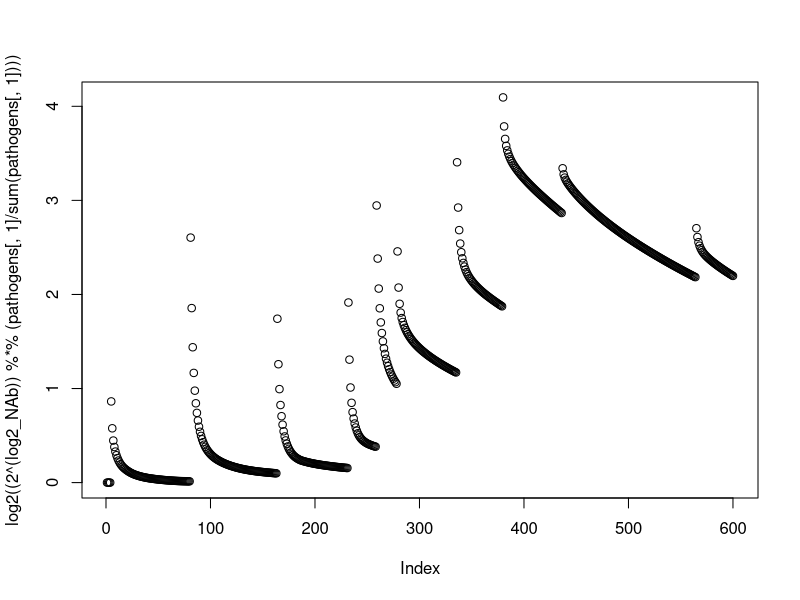
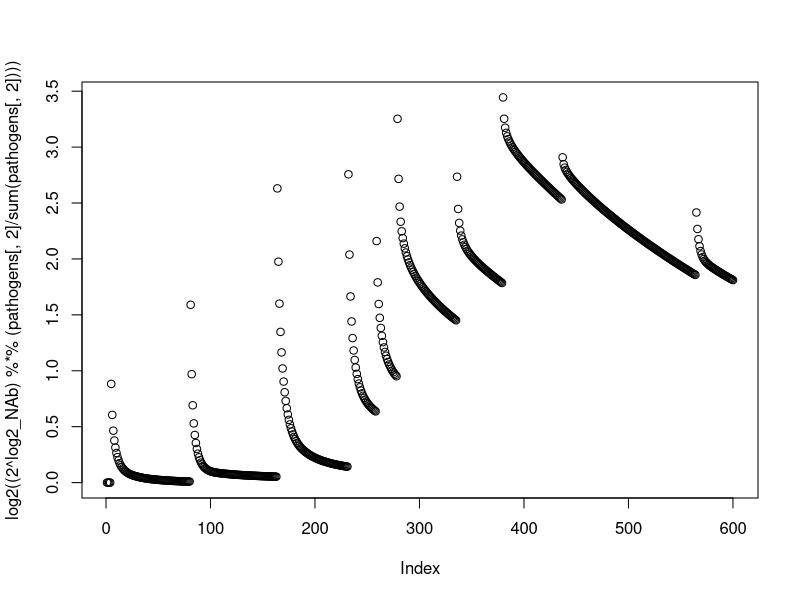
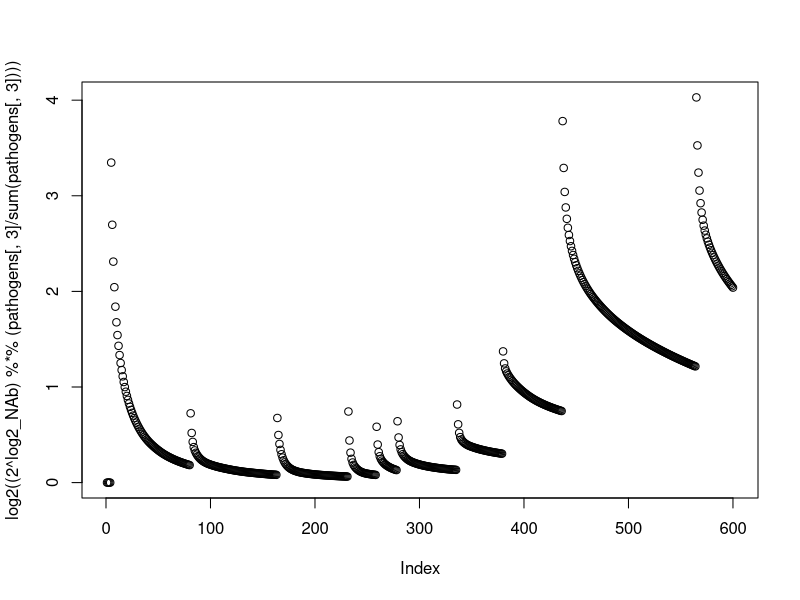
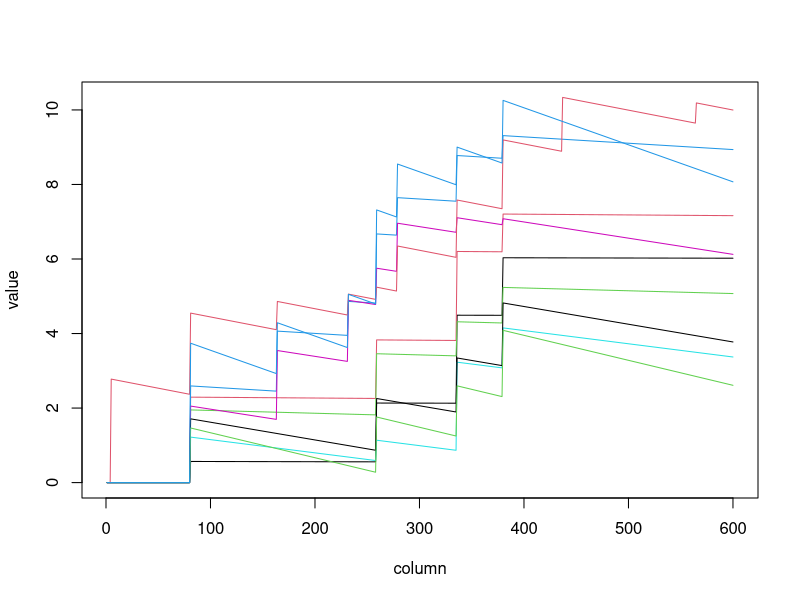
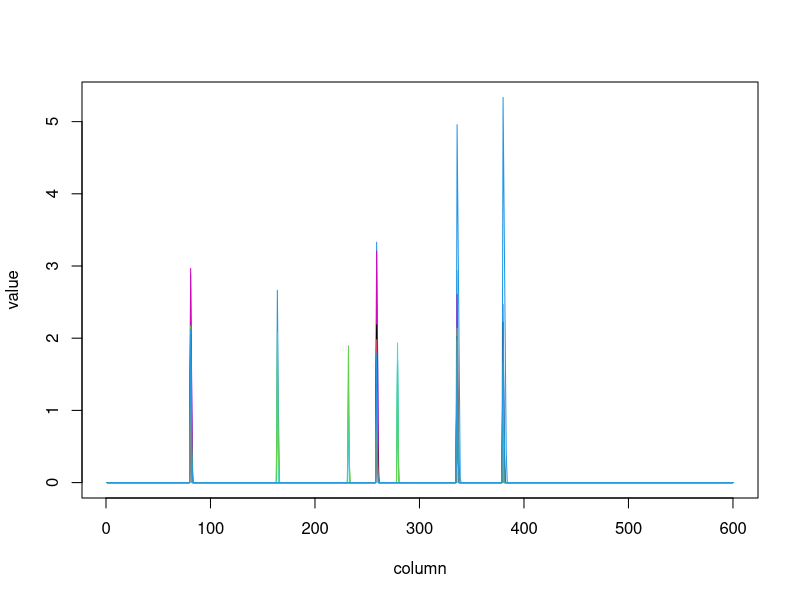
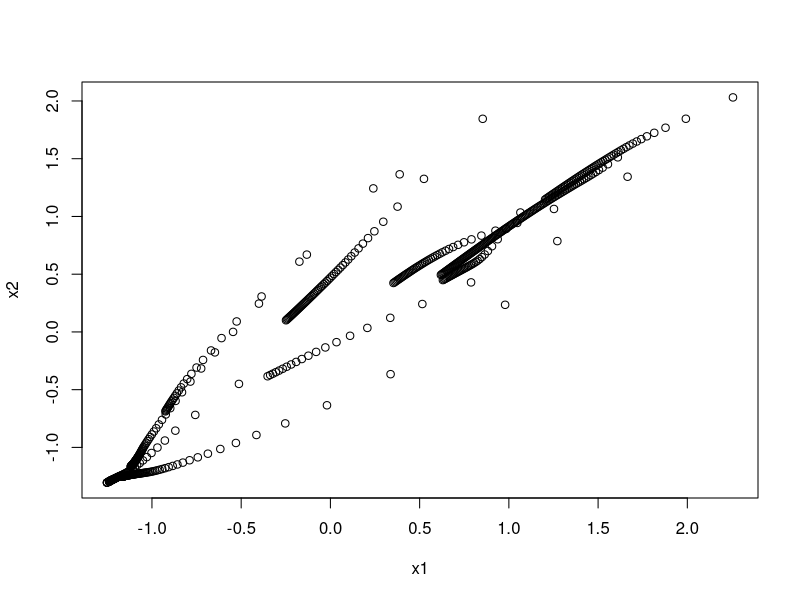
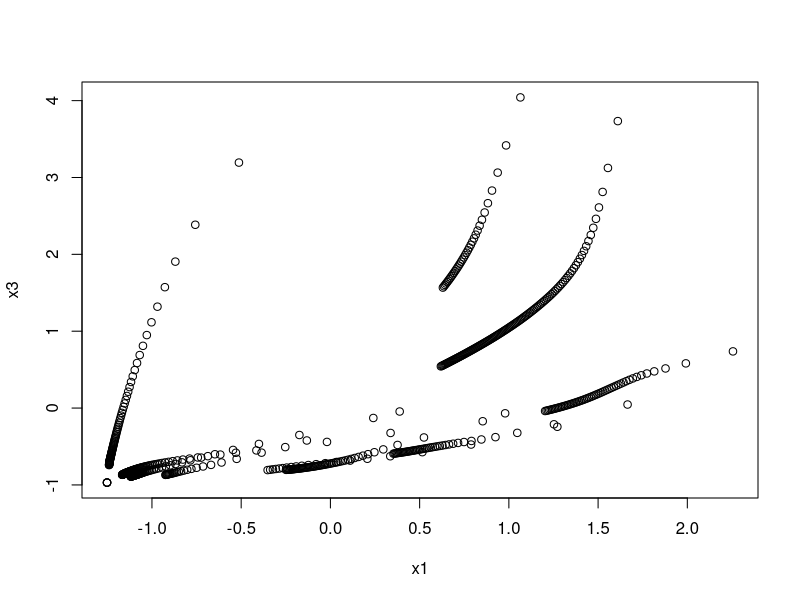
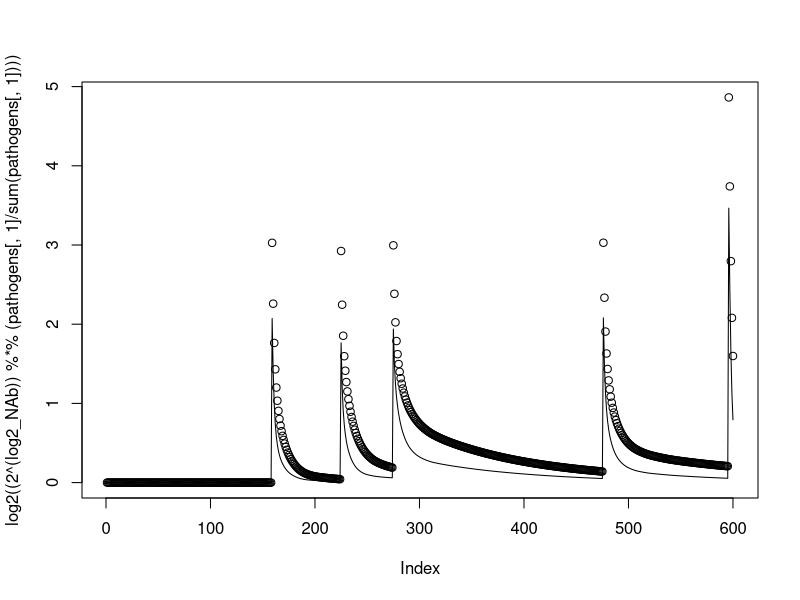

The R source for these figures, in order:
#' ---
#' title: "Toy multistrain immunity model from epitopes"
#' output:
#'   md_document
#' 
#' ---
#' 
#' 
#' # Toy multistrain immunity model from epitopes
#' 
#' 
#' **What?** Implement a multistrain extension of the typhoid/polio/etc intrahost immunity model in the context of a constant force-of-infection cohort model.
#' 
#' **What did I learn?**
#' 
#' **What's next?** 
#'   
#' <!-- more -->
#' 
#' ## Outline
#' 
#' 
#' ## The code
#'
#'  First, let's get some boilerplate out of the way and set up our environment.
#'
#+ echo=TRUE, message=FALSE, results = 'hide'
# imports
library(tidyverse)
library(mvtnorm)
library(matrixStats)

# helper functions
rdirichlet_copula <- function(n, m, rho, total) {
  # helper to define epitope relevances for each pathogen, with approximate epitope correlations (thanks chatGPT!)

  # For each component k=1..m, draw an n-vector ~ N(0, rho)
  Z <- rmvnorm(n = m, sigma = rho)   # m x n
  
  # filter to non-zero number of epitopes per pathogen
  r <- t(colRanks(-Z, ties.method = "min"))    # 1 = largest
  keep <- r <= matrix(rep(total, each = nrow(Z)),nrow=nrow(Z))

  U <- pnorm(Z)                     # m x n uniforms from Gaussian copula
  U[!keep] <- 0
  
  G <- qexp(U, rate = 1)             # m x n exponentials (Gamma(shape=1))
  X <- t(G)                          # n x m
  X <- t(X / rowMaxs(X))               # normalize to simplex
  # X <- t(X / rowSums(X)) %*% diag(total,n)              # normalize to simplex
  
  colnames(X) = paste('pathogen_',1:n,sep = '')
  rownames(X) = paste('epitope_',1:m,sep = '')

  return(X)
}

fold_rise = function(log2_NAb_pre=1, weights=1,
                     max_log2_NAb = 15, mu = 6, sigma=2){
  pmax(0,rnorm(n=length(log2_NAb_pre),
               mean=pmax(0,weights * mu * (1-log2_NAb_pre/max_log2_NAb)),
               sd=pmax(0,weights*sigma * (1-log2_NAb_pre/max_log2_NAb))))
} 


#' Next, let's define the **pathogen-epitope** model. 
# define pathogens by their epitopes

N_expected_epitopes_per_pathogen = 1e3 # this is really few epitopes times many antibodies per epitope...
N_pathogens = 3
# N_global_epitopes = 3e3 # can set this later since uninvolved epitopes aren't interesting


# epitope correlation: 
# - pathogens 1 and 2 are different strains of the same serogroup
# - pathogen 3 is a different serogroup 
epitope_correlation_matrix = m <- diag(1, N_pathogens)
epitope_correlation_matrix[1,2] <- 0.5 -> epitope_correlation_matrix[2,1]
rownames(epitope_correlation_matrix) = paste('pathogen_',1:N_pathogens,sep = '')
colnames(epitope_correlation_matrix) = paste('pathogen_',1:N_pathogens,sep = '')
epitope_correlation_matrix


# define pathogen epitope repertoire 
# set.seed(1)

n_epitopes = 1+rpois(N_expected_epitopes_per_pathogen-1,n=N_pathogens)
N_global_epitopes = N_pathogens * sum(n_epitopes)

pathogens <- rdirichlet_copula(n=N_pathogens, m=N_global_epitopes, rho=epitope_correlation_matrix, 
                       total = n_epitopes)

n_epitopes
colSums(pathogens)   
cor(pathogens)


#' Now, we can define the antibody repertoire and dynamics for a person
#' 
Duration = 50*12 # months

log2_NAb = matrix(rep(0,N_global_epitopes*Duration),nrow=Duration)
waning_rate = rgamma(N_global_epitopes, shape = 1, rate = 21/30)

infection_rate = 1/60
infection_times = sort(sample(2:Duration,size=floor(Duration*infection_rate)))
infecting_pathogen = sample(1:N_pathogens,size=length(infection_times),replace = TRUE)
infection_counter = 0
for(k in infection_times[1]:Duration){

  if (k %in% infection_times){
    infection_counter = infection_counter + 1
    idx = pathogens[,infecting_pathogen[infection_counter]] >0
    
    log2_NAb[k,idx] =  log2_NAb[k-1,idx] + fold_rise(log2_NAb_pre = log2_NAb[k-1,idx], 
                                                     weights = pathogens[idx,infecting_pathogen[infection_counter]])
    log2_NAb[k,!idx] = pmax(0,log2_NAb[k-1,!idx] - waning_rate[!idx]*0.69)
    
    } else {
    log2_NAb[k,] = pmax(0,log2_NAb[k-1,] - waning_rate*0.69)
  }
}



plot(log2( (2^(log2_NAb)) %*% (pathogens[,1]/sum(pathogens[,1]))))
plot(log2( (2^log2_NAb) %*% (pathogens[,2]/sum(pathogens[,2]))))
plot(log2( (2^log2_NAb) %*% (pathogens[,3]/sum(pathogens[,3]))))

idx = which(pathogens[,1]>0)
idx = idx[order(waning_rate[idx])]

matplot(log2_NAb[,idx[1:10]], type = "l", lty = 1, lwd = 1,
        xlab = "column", ylab = "value")

matplot(log2_NAb[,idx[801:810]], type = "l", lty = 1, lwd = 1,
        xlab = "column", ylab = "value")


x1 = scale(log2( (2^log2_NAb) %*% (pathogens[,1])/sum(pathogens[,1])))
x2 = scale(log2( (2^log2_NAb) %*% (pathogens[,2])/sum(pathogens[,2])))
x3 = scale(log2( (2^log2_NAb) %*% (pathogens[,3])/sum(pathogens[,3])))


plot(x1,x2)
plot(x1,x3)


### cross boosting


log2_NAb = matrix(rep(0,N_global_epitopes*Duration),nrow=Duration)
waning_rate = rgamma(N_global_epitopes, shape = 1, rate = 21/30)

infection_rate = 1/120
infection_times = sort(sample(2:Duration,size=floor(Duration*infection_rate)))
infecting_pathogen = sample(1,size=length(infection_times),replace = TRUE)
infection_counter = 0
for(k in infection_times[1]:Duration){
  
  if (k %in% infection_times){
    infection_counter = infection_counter + 1
    idx = pathogens[,infecting_pathogen[infection_counter]] >0
    
    log2_NAb[k,idx] =  log2_NAb[k-1,idx] + fold_rise(log2_NAb_pre = log2_NAb[k-1,idx], 
                                                     weights = pathogens[idx,infecting_pathogen[infection_counter]])
    log2_NAb[k,!idx] = pmax(0,log2_NAb[k-1,!idx] - waning_rate[!idx]*0.69)
    
  } else {
    log2_NAb[k,] = pmax(0,log2_NAb[k-1,] - waning_rate*0.69)
  }
}
plot(log2( (2^(log2_NAb)) %*% (pathogens[,1]/sum(pathogens[,1]))))
lines(log2( (2^log2_NAb) %*% (pathogens[,2]/sum(pathogens[,2]))))

plot(( (2^(log2_NAb)) %*% (pathogens[,1]/sum(pathogens[,1])))/
       ( (2^log2_NAb) %*% (pathogens[,2]/sum(pathogens[,2]))))




### updated boosting


log2_NAb = matrix(rep(0,N_global_epitopes*Duration),nrow=Duration)
waning_rate = rgamma(N_global_epitopes, shape = 1, rate = 21/30)

infection_rate = 1/100
infection_times = sort(sample(2:Duration,size=floor(Duration*infection_rate)))
infecting_pathogen = c(1,1,1,2,2,2)
infection_counter = 0
for(k in infection_times[1]:Duration){
  
  if (k %in% infection_times){
    infection_counter = infection_counter + 1
    idx = pathogens[,infecting_pathogen[infection_counter]] >0
    
    log2_NAb[k,idx] =  log2_NAb[k-1,idx] + fold_rise(log2_NAb_pre = log2_NAb[k-1,idx], 
                                                     weights = pathogens[idx,infecting_pathogen[infection_counter]])
    log2_NAb[k,!idx] = pmax(0,log2_NAb[k-1,!idx] - waning_rate[!idx]*0.69)
    
  } else {
    log2_NAb[k,] = pmax(0,log2_NAb[k-1,] - waning_rate*0.69)
  }
}
plot(log2( (2^(log2_NAb)) %*% (pathogens[,1]/sum(pathogens[,1]))))
lines(log2( (2^log2_NAb) %*% (pathogens[,2]/sum(pathogens[,2]))))

plot(( (2^(log2_NAb)) %*% (pathogens[,1]/sum(pathogens[,1])))/
       ( (2^log2_NAb) %*% (pathogens[,2]/sum(pathogens[,2]))))




